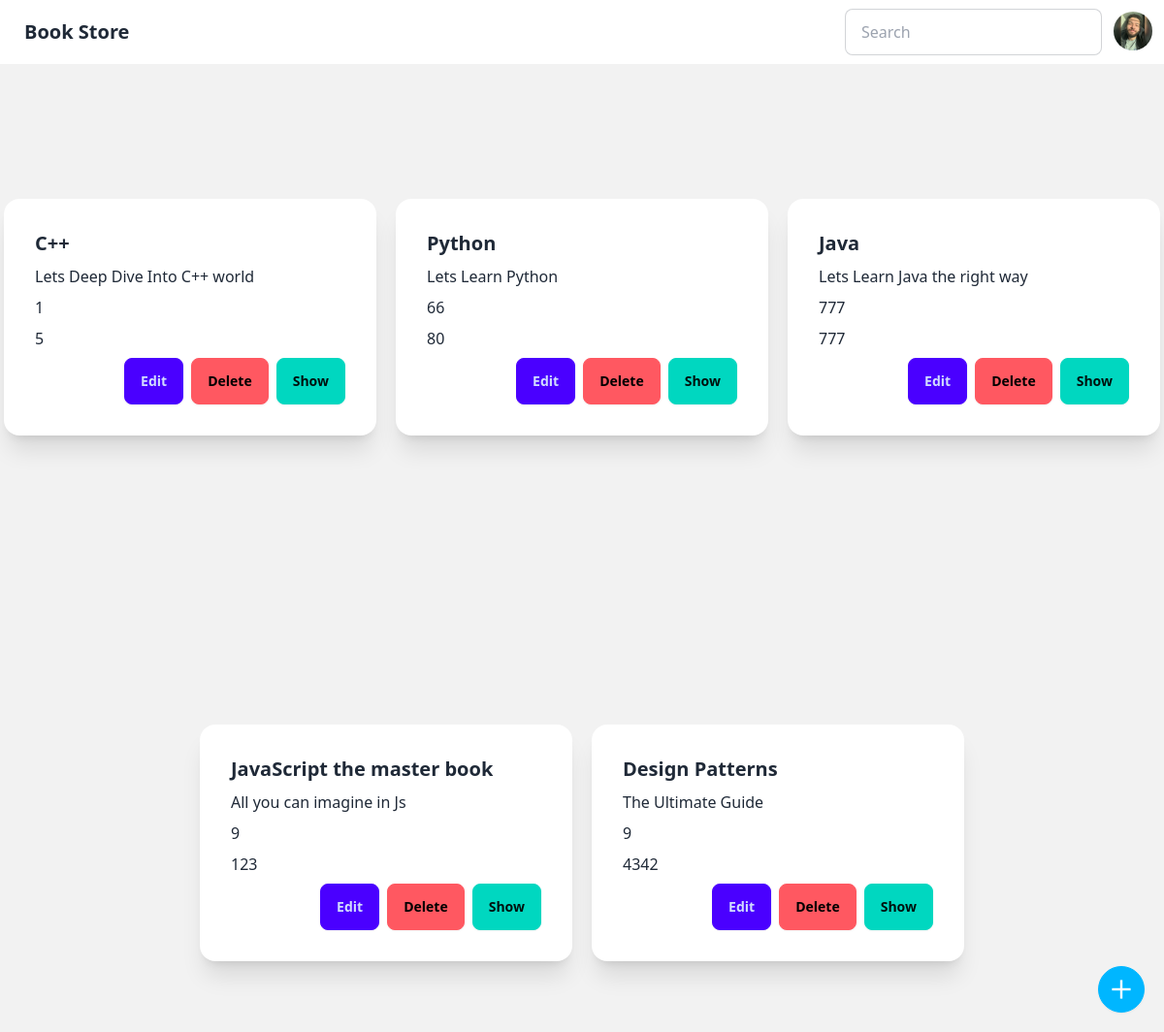
The page / on the database its author committed.
### store/models.py (models this page shows, shortened)
class Book(models.Model):
    title = models.CharField(max_length=200)
    desc = models.TextField(null=True, blank=True)
    rate = models.IntegerField()
    views = models.IntegerField()

### store/views.py (the view)
# urls.py: 2. Add a URL to urlpatterns:  path('', views.home, name='home')
def home(request):
    books = Book.objects.all()
    context = {"books": books}
    return render(request, "store/home.html", context)

### store/templates/store/home.html (shortened to what this page needs)
{% extends 'main.html' %}
{% block content %}
<div class="min-h-screen bg-base-200 flex flex-wrap justify-center gap-5 items-center">
    {% for book in books %}
    <div class="card w-96 bg-base-100 shadow-xl">
        <div class="card-body">
            <h2 class="card-title">{{book.title}}</h2>
            <p>{{book.desc}}</p>
            <h3>{{book.rate}}</h3>
            <h3>{{book.views}}</h3>
            <div class="card-actions justify-end">
                <button class="btn btn-primary"
                    onclick="document.getElementById('editModel-{{ book.id }}').showModal()">Edit</button>
                <form method="POST" action="{% url 'delete-book' book.id %}">
                    <button class="btn btn-error" type="submit">Delete</button>
                </form>
                <a href="{% url 'show-book' book.id %}" class="btn btn-accent">Show</a>
            </div>
        </div>
    </div>
    {% endfor %}
    <button onclick="createModel.showModal()" class="btn btn-info btn-circle m-5 fixed bottom-0 right-0">
    </button>
</div>
{% endblock %}

### templates/main.html (shortened to what this page needs)
<!DOCTYPE html>
<html lang="en">
<head>
    <link href="https://cdn.jsdelivr.net/npm/daisyui@4.10.5/dist/full.min.css" rel="stylesheet" type="text/css" />
</head>
<body>
    {% include 'navbar.html' %}
    {% block content %}
    {% endblock %}
    <script src="https://cdn.tailwindcss.com"></script>
</body>
</html>

### templates/navbar.html (shortened to what this page needs)
{% load static %}
<div class="navbar bg-base-100">
    <div class="flex-1">
        <a class="btn btn-ghost text-xl" href="{% url 'home' %}">Book Store</a>
    </div>
    <div class="flex-none gap-2">
        <div class="form-control">
            <input type="text" placeholder="Search" class="input input-bordered w-24 md:w-auto" />
        </div>
        <div class="dropdown dropdown-end">
            <div tabindex="0" role="button" class="btn btn-ghost btn-circle avatar">
                <div class="w-10 rounded-full">
                    <img alt="Tailwind CSS Navbar component"
                    src="{% static 'main/imgs/profpic.jpg' %}" />
                </div>
            </div>
        </div>
    </div>
</div>

### rows shown on the page
Book: title "C++", desc "Lets Deep Dive Into C++ world", rate "1", views "5"
Book: title "Python", desc "Lets Learn Python", rate "66", views "80"
Book: title "Java", desc "Lets Learn Java the right way", rate "777", views "777"
Book: title "JavaScript the master book", desc "All you can imagine in Js", rate "9", views "123"
Book: title "Design Patterns", desc "The Ultimate Guide", rate "9", views "4342"
